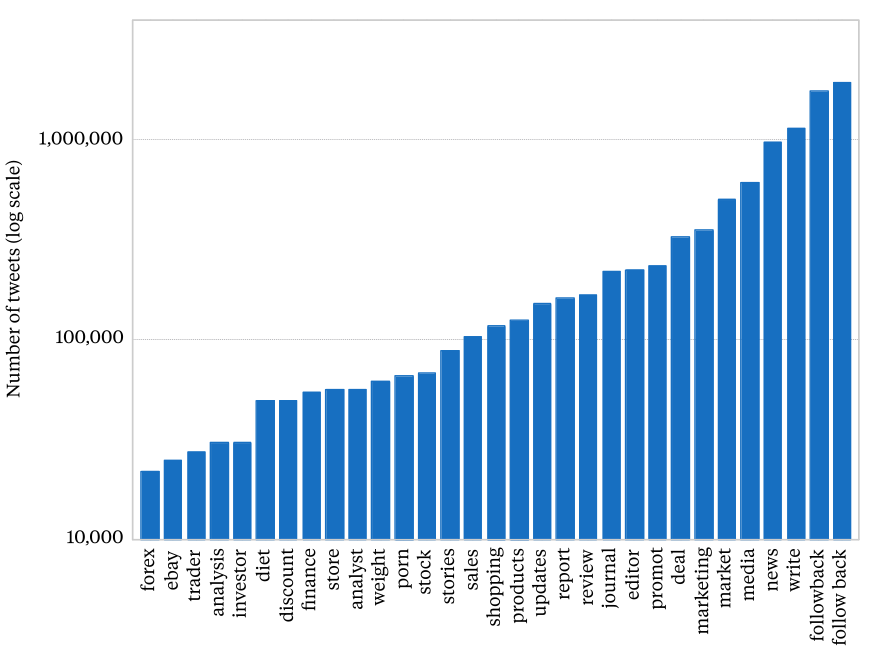

Write gnuplot code to recreate this figure.
blue = 0x176fc1
grey = 0xcccccc


set boxwidth 0.75
set style fill solid

# unset border
set border lw 1 lc rgb grey
set tic scale 0

set xtics textcolor rgb "black"
set ytics textcolor rgb "black"

set grid y
set decimal locale
set format y "%'.0f"
set log y
set yrange [10000 to 4000000]
set ytics font "Tiempos Text,10"

set xtics rotate
set xtics font "Tiempos Text,10"

set ylabel "Number of tweets (log scale)"
set ylabel font "Tiempos Text,10"

plot "descterms.dat"  using 2:xtic(1) notitle with boxes lt rgb blue
